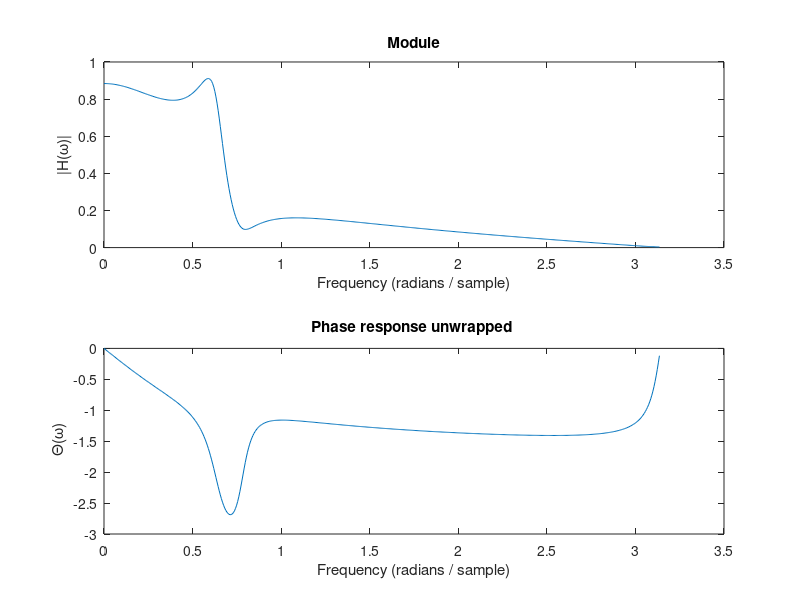

Reproduce this figure in MATLAB.
clear
clc
close all

% design lowpass filter (order , passband ripple , stopband attenuation , cutoff frequency )

%[B,A] = butter(6,0.20);      %[b,a]=butter(N,wn);
%[B,A] = cheby1(4,1,0.2);     %[b,a]=cheby1(N,Rp,wn);
%[B,A]=cheby2(4,15,0.3);      %[b,a]=cheby2(N,As,wn);
[B,A] = ellip(3,1,15,0.2);   %[b,a]=ellip(N,Rp,As,wn);

%
%
%
B = B.*(0.95).^[ 1 : length(B) ]; % contract zeros by 0.95

[H,w] = freqz(B,A); % frequency response
subplot ( 2 , 1 , 1 ) , plot (w, abs(H))
title('Module' )
xlabel ( 'Frequency (radians / sample)');
ylabel ( '|H(\omega)|' ) ;
subplot ( 2 , 1 , 2 ) , plot(w, unwrap(angle(H)))
title( 'Phase response unwrapped ' )
xlabel ( 'Frequency (radians / sample)');
ylabel (' \Theta(\omega)') ;
